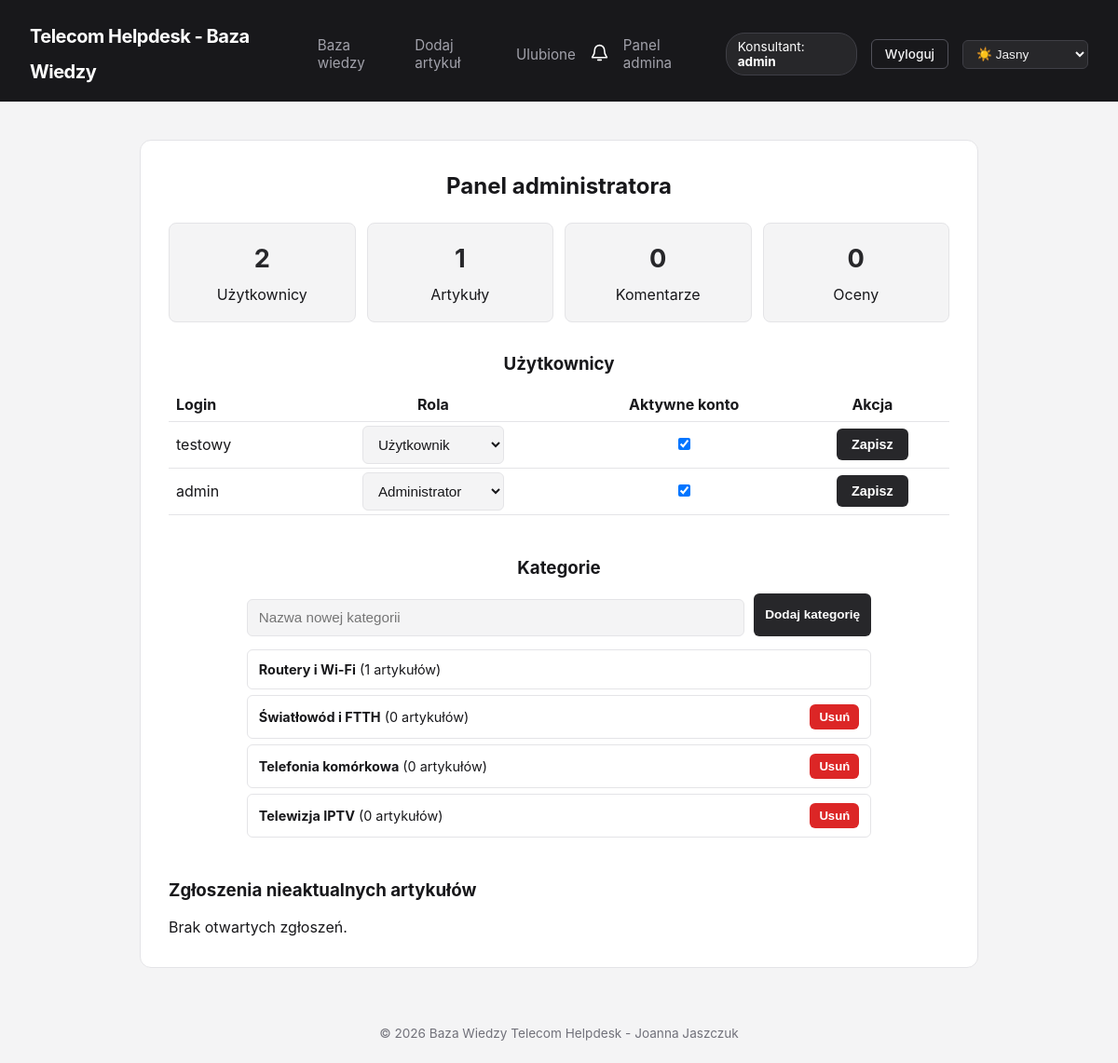
The app's page /admin.php (signed in), older data.
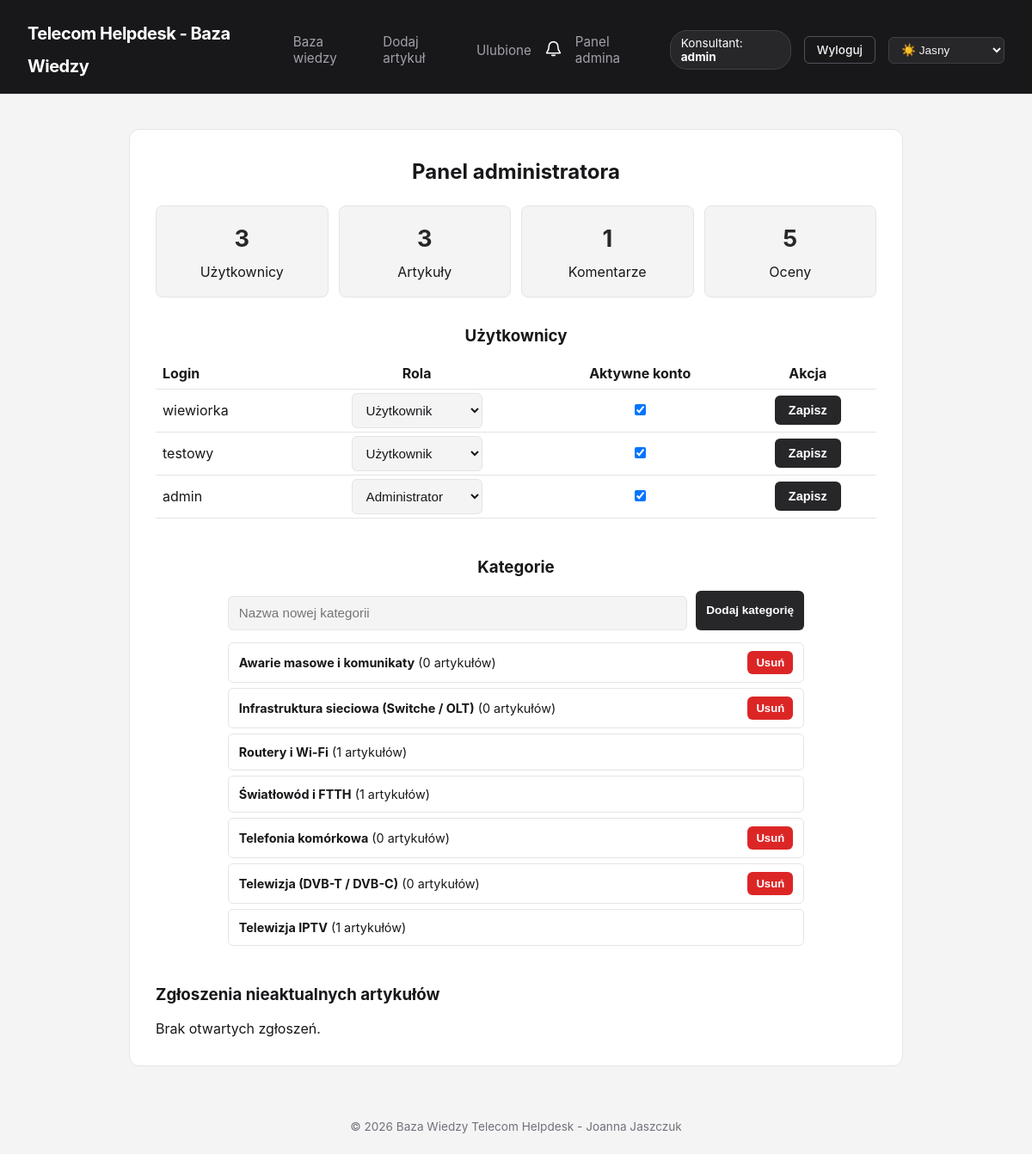
The same page, newer data.
### tables this page shows
CREATE TABLE `categories` (
  `id` int(11) NOT NULL,
  `name` varchar(100) NOT NULL
);

CREATE TABLE `users` (
  `id` int(11) NOT NULL,
  `username` varchar(50) NOT NULL,
  `password` varchar(255) NOT NULL,
  `role` varchar(20) NOT NULL DEFAULT 'user',
  `is_active` tinyint(1) NOT NULL DEFAULT 1,
  `created_at` timestamp NOT NULL DEFAULT current_timestamp()
);

### admin.php (the view, shortened to what this page needs)
<?php
require_once 'includes/db.php';
$outdatedCategoryStmt = $pdo->prepare('SELECT id FROM categories WHERE name = ? LIMIT 1');
$outdatedCategoryStmt->execute(['Nieaktualne']);
$outdatedCategoryId = $outdatedCategoryStmt->fetchColumn();
if ($outdatedCategoryId === false) {
    $pdo->prepare('INSERT INTO categories (name) VALUES (?)')->execute(['Nieaktualne']);
}
$stats = [
    'users' => (int)$pdo->query('SELECT COUNT(*) FROM users')->fetchColumn(),
    'articles' => (int)$pdo->query('SELECT COUNT(*) FROM articles')->fetchColumn(),
    'comments' => (int)$pdo->query('SELECT COUNT(*) FROM comments')->fetchColumn(),
    'ratings' => (int)$pdo->query('SELECT COUNT(*) FROM ratings')->fetchColumn(),
];
$users = $pdo->query('SELECT id, username, role, is_active, created_at FROM users ORDER BY created_at DESC')->fetchAll();
$categories = $pdo->query(
    'SELECT c.id, c.name, COUNT(a.id) AS article_count
     FROM categories c
     LEFT JOIN articles a ON a.category_id = c.id
     GROUP BY c.id
     ORDER BY c.name ASC'
)->fetchAll();
$reports = $pdo->query(
    'SELECT ar.id, ar.reason, ar.status, ar.created_at, a.id AS article_id, a.title,
            u.username AS reporter
     FROM article_reports ar
     JOIN articles a ON a.id = ar.article_id
     JOIN users u ON u.id = ar.reporter_id
     WHERE ar.status = "open"
     ORDER BY ar.created_at DESC'
)->fetchAll();
require_once 'includes/header.php';
?>
<h2 class="page-heading">Panel administratora</h2>
<section class="admin-stats">
    <?php foreach (['users' => 'Użytkownicy', 'articles' => 'Artykuły', 'comments' => 'Komentarze', 'ratings' => 'Oceny'] as $key => $label): ?>
        <div class="admin-stat">
            <strong><?= $stats[$key] ?></strong>
            <span><?= $label ?></span>
        </div>
    <?php endforeach; ?>
</section>
<section class="admin-section admin-users-section">
    <h3>Użytkownicy</h3>
    <div class="admin-table-wrapper">
        <table class="admin-table">
            <thead><tr><th>Login</th><th>Rola</th><th>Aktywne konto</th><th>Akcja</th></tr></thead>
            <tbody>
            <?php foreach ($users as $user): ?>
                <tr>
                    <td><?= htmlspecialchars($user['username']) ?></td>
                    <td>
                        <select name="role" form="user-form-<?= $user['id'] ?>">
                                <option value="user" <?= $user['role'] === 'user' ? 'selected' : '' ?>>Użytkownik</option>
                                <option value="admin" <?= $user['role'] === 'admin' ? 'selected' : '' ?>>Administrator</option>
                        </select>
                    </td>
                    <td><input type="checkbox" name="is_active" value="1" form="user-form-<?= $user['id'] ?>" <?= $user['is_active'] ? 'checked' : '' ?>></td>
                    <td>
                        <form id="user-form-<?= $user['id'] ?>" method="POST" action="admin.php">
                            <button type="submit">Zapisz</button>
                        </form>
                    </td>
                </tr>
            <?php endforeach; ?>
            </tbody>
        </table>
    </div>
</section>
<section class="admin-section admin-categories-section">
    <h3>Kategorie</h3>
    <form method="POST" action="admin.php" class="admin-category-form">
        <input type="text" name="name" placeholder="Nazwa nowej kategorii" required>
        <button type="submit">Dodaj kategorię</button>
    </form>
    <ul class="admin-list category-list">
        <?php foreach ($categories as $category): ?>
            <li>
                <span><strong><?= htmlspecialchars($category['name']) ?></strong> (<?= (int)$category['article_count'] ?> artykułów)</span>
                <?php if ((int)$category['article_count'] === 0): ?>
                    <form method="POST" action="admin.php">
                        <button type="submit" class="danger-button">Usuń</button>
                    </form>
                <?php endif; ?>
            </li>
        <?php endforeach; ?>
    </ul>
</section>
<section class="admin-section">
    <h3>Zgłoszenia nieaktualnych artykułów</h3>
    <div class="admin-reports">
        <?php if (empty($reports)): ?>
            <p>Brak otwartych zgłoszeń.</p>
        <?php endif; ?>
    </div>
</section>
<?php require_once 'includes/footer.php'; ?>

Row changes from the older to the newer data that the page shows:
added users: id "3", is_active "1", username "wiewiorka", role "Użytkownik", is_active "☑"
added categories: name "Awarie masowe i komunikaty", article_count "0"
added categories: name "Infrastruktura sieciowa (Switche / OLT)", article_count "0"
shown differently, row unchanged: categories "Światłowód i FTTH": article_count "0" → "1"; no longer shows "Usuń"
added categories: name "Telewizja (DVB-T / DVB-C)", article_count "0"
shown differently, row unchanged: categories "Telewizja IPTV": article_count "0" → "1"; no longer shows "Usuń"
Text that changed along with them:
new list line: "Użytkownicy"
new list line: "Artykuły"
new list line: "Komentarze"
new list line: "5 Oceny"
list line gone: "2 Użytkownicy"
list line gone: "1"
list line gone: "Artykuły"
list line gone: "0 Komentarze"
list line gone: "0 Oceny"
